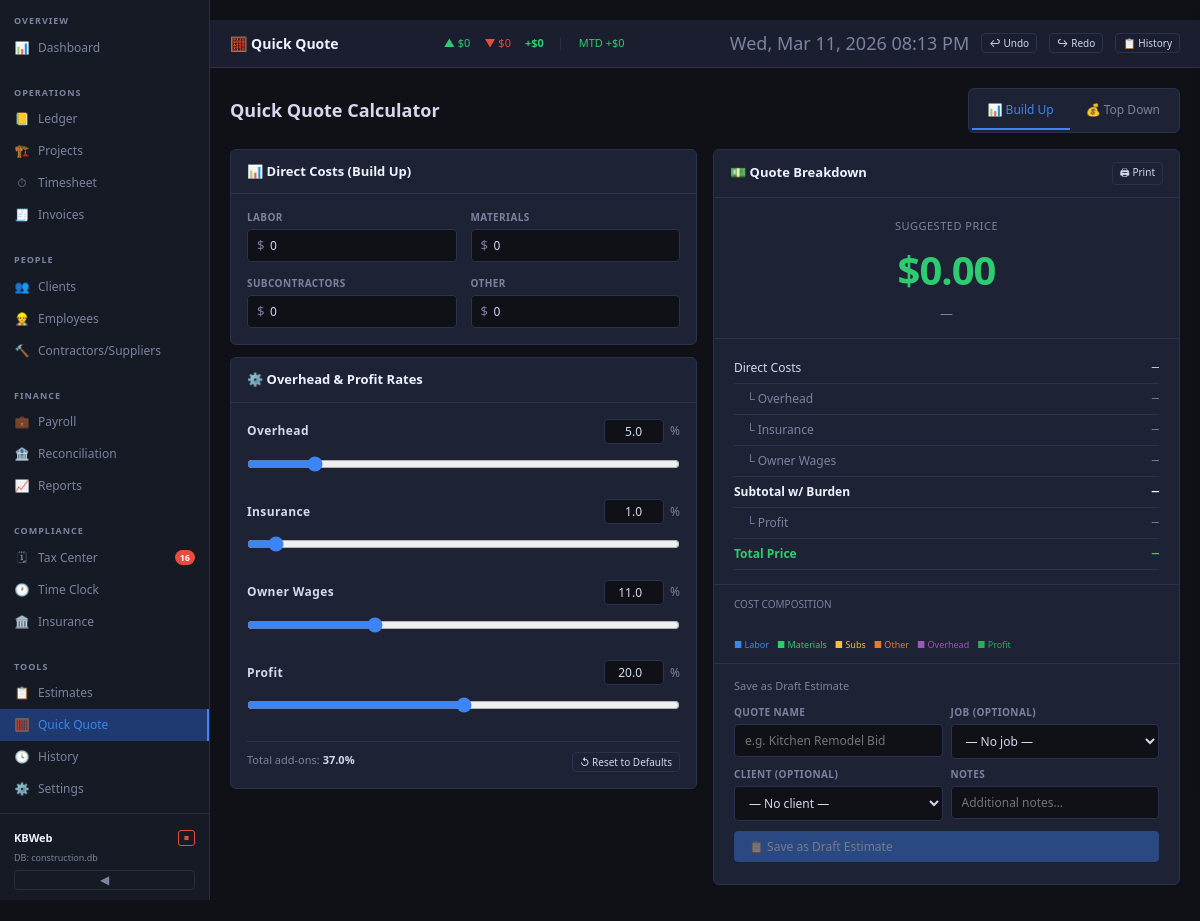
The app's page /quote with its own data.
### tables this page shows
CREATE TABLE company_config (
    id INTEGER PRIMARY KEY DEFAULT 1,
    company_name TEXT DEFAULT '',
    owner_name TEXT DEFAULT '',
    address TEXT DEFAULT '',
    city_state_zip TEXT DEFAULT '',
    phone TEXT DEFAULT '',
    email TEXT DEFAULT '',
    website TEXT DEFAULT '',
    license_number TEXT DEFAULT '',
    ein TEXT DEFAULT '',
    receipts_folder_path TEXT DEFAULT '',
    invoices_folder_path TEXT DEFAULT '',
    certs_folder_path TEXT DEFAULT '',
    backup_folder_path TEXT DEFAULT '',
    backup_keep_count INTEGER DEFAULT 30,
    continuous_scroll INTEGER DEFAULT 0,
    time_tracker_enabled INTEGER DEFAULT 0,
    active_jobs_folder_path TEXT DEFAULT '',
    payroll_year INTEGER DEFAULT 2025,
    fica_rate_employee REAL DEFAULT 0.062,
    medicare_rate_employee REAL DEFAULT 0.0145,
    fica_rate_employer REAL DEFAULT 0.062,
    medicare_rate_employer REAL DEFAULT 0.0145,
    futa_rate REAL DEFAULT 0.006,
    futa_wage_base REAL DEFAULT 7000.0,
    suta_rate_il REAL DEFAULT 0.0350,
    suta_wage_base_il REAL DEFAULT 13590.0,
    prior_year_withholding_carryforward REAL DEFAULT 0.0,
    prior_year_trade_adjustment REAL DEFAULT 0.0,
    opening_bank_balance REAL DEFAULT 0.0,
    default_overhead_pct REAL DEFAULT 5.0,
    default_insurance_pct REAL DEFAULT 1.0,
    default_owner_wages_pct REAL DEFAULT 11.0,
    default_profit_pct REAL DEFAULT 20.0,
    default_markup_pct REAL DEFAULT 0.20,
    estimate_prefix TEXT DEFAULT 'EST',
    created_at TEXT DEFAULT (datetime('now')),
    updated_at TEXT DEFAULT (datetime('now')),
    is_deleted INTEGER DEFAULT 0
);

### routes_phase11.py (the view)
@phase11.route('/quote')
def quick_quote():
    config = _cfg()
    badges = _badges()
    conn   = get_connection()
    try:
        jobs    = conn.execute(
            "SELECT id, job_code, description FROM jobs WHERE is_deleted=0 ORDER BY job_code"
        ).fetchall()
        clients = conn.execute(
            "SELECT id, full_name FROM clients WHERE is_deleted=0 ORDER BY full_name"
        ).fetchall()
        return render_template('quick_quote.html',
            config=config, badges=badges,
            jobs=[dict(j) for j in jobs],
            clients=[dict(c) for c in clients],
            default_overhead   = config.get('default_overhead_pct')   or 15.0,
            default_insurance  = config.get('default_insurance_pct')  or 5.0,
            default_owner_wages= config.get('default_owner_wages_pct')or 10.0,
            default_profit     = config.get('default_profit_pct')     or 10.0,
        )
    finally:
        conn.close()

### app.py (called while the page is built)
@app.context_processor
def inject_globals():
    return {'db_name': os.path.basename(DB_PATH)}

### database.py (called while the page is built)
def get_connection():
    conn = sqlite3.connect(DB_PATH)
    conn.row_factory = sqlite3.Row
    conn.execute("PRAGMA journal_mode=WAL")
    conn.execute("PRAGMA foreign_keys=ON")
    return conn

### routes_phase11.py (called while the page is built)
def _cfg():
    conn = get_connection()
    try:
        r = conn.execute("SELECT * FROM company_config WHERE id=1").fetchone()
        return dict(r) if r else {}
    finally:
        conn.close()

def _badges():
    from app import get_nav_badges
    return get_nav_badges()

### routes_phase3.py (called while the page is built)
def _get_recurring_patterns(conn):
    rows = conn.execute(
        "SELECT * FROM recurring_patterns WHERE is_deleted=0"
    ).fetchall()
    return [dict(r) for r in rows]

### templates/quick_quote.html (shortened to what this page needs)
{% extends "base.html" %}
{% block topbar_title %}🧮 Quick Quote{% endblock %}
{% block content %}
<div style="max-width:960px">
  <div class="flex gap-8" style="margin-bottom:16px;align-items:center;flex-wrap:wrap">
    <h2 style="font-size:18px;font-weight:700">Quick Quote Calculator</h2>
    <div class="tabs" style="margin-bottom:0;border-bottom:none;background:var(--card-bg);border:1px solid var(--border);border-radius:6px;padding:3px;margin-left:auto">
      <a class="tab active" id="tab-buildup" onclick="switchMode('buildUp',event)">📊 Build Up</a>
      <a class="tab"        id="tab-topdown" onclick="switchMode('topDown',event)">💰 Top Down</a>
    </div>
  </div>
  <div class="grid-2" style="gap:16px;align-items:start">
    <div>
      <div id="panel-buildUp">
        <div class="card" style="margin-bottom:12px">
          <div class="card-header"><span class="card-title">📊 Direct Costs (Build Up)</span></div>
          <div class="card-body">
            <div class="form-grid form-grid-2">
              <div class="form-group">
                <label>Labor</label>
                <div style="position:relative">
                  <span style="position:absolute;left:10px;top:50%;transform:translateY(-50%);color:var(--text-dim)">$</span>
                  <input type="number" id="labor" placeholder="0.00" min="0" step="0.01"
                         style="padding-left:22px" oninput="calc()" value="0">
                </div>
              </div>
              <div class="form-group">
                <label>Materials</label>
                <div style="position:relative">
                  <span style="position:absolute;left:10px;top:50%;transform:translateY(-50%);color:var(--text-dim)">$</span>
                  <input type="number" id="materials" placeholder="0.00" min="0" step="0.01"
                         style="padding-left:22px" oninput="calc()" value="0">
                </div>
              </div>
              <div class="form-group">
                <label>Subcontractors</label>
                <div style="position:relative">
                  <span style="position:absolute;left:10px;top:50%;transform:translateY(-50%);color:var(--text-dim)">$</span>
                  <input type="number" id="subs" placeholder="0.00" min="0" step="0.01"
                         style="padding-left:22px" oninput="calc()" value="0">
                </div>
              </div>
              <div class="form-group">
                <label>Other</label>
                <div style="position:relative">
                  <span style="position:absolute;left:10px;top:50%;transform:translateY(-50%);color:var(--text-dim)">$</span>
                  <input type="number" id="other" placeholder="0.00" min="0" step="0.01"
                         style="padding-left:22px" oninput="calc()" value="0">
                </div>
              </div>
            </div>
          </div>
        </div>
      </div>
      <div class="card">
        <div class="card-header"><span class="card-title">⚙️ Overhead & Profit Rates</span></div>
        <div class="card-body">
          {% for id, label, default in [
            ('overhead_pct',    'Overhead',    default_overhead),
            ('insurance_pct',   'Insurance',   default_insurance),
            ('owner_wages_pct', 'Owner Wages', default_owner_wages),
            ('profit_pct',      'Profit',      default_profit),
          ] %}
          <div style="margin-bottom:14px">
            <div class="flex" style="justify-content:space-between;align-items:center;margin-bottom:4px">
              <label style="margin:0;text-transform:none;font-size:12px;color:var(--text)">{{ label }}</label>
              <div style="display:flex;align-items:center;gap:6px">
                <input type="number" id="{{ id }}" value="{{ default }}" min="0" max="99" step="0.5"
                       style="width:60px;text-align:right;padding:3px 6px;font-size:12px"
                       oninput="syncSlider('{{ id }}');calc()">
                <span style="font-size:12px;color:var(--text-dim)">%</span>
              </div>
            </div>
            <input type="range" id="{{ id }}_slider"
                   min="0" max="40" step="0.5" value="{{ default }}"
                   style="width:100%;accent-color:var(--accent)"
                   oninput="syncInput('{{ id }}');calc()">
          </div>
          {% endfor %}
          <div style="border-top:1px solid var(--border);padding-top:10px;display:flex;justify-content:space-between;font-size:11px;color:var(--text-dim)">
            <span>Total add-ons: <strong id="total_pct_display" style="color:var(--text)">0%</strong></span>
            <button class="btn btn-outline btn-xs" onclick="resetRates()">↺ Reset to Defaults</button>
          </div>
        </div>
      </div>
    </div>
    <div>
      <div class="card" style="position:sticky;top:64px">
        <div class="card-header">
          <span class="card-title">💵 Quote Breakdown</span>
          <div class="card-actions">
            <button class="btn btn-outline btn-xs" onclick="window.print()">🖨 Print</button>
          </div>
        </div>
        <div class="card-body" style="padding:0">
          <div style="padding:20px 20px 14px;text-align:center;border-bottom:1px solid var(--border)">
            <div class="text-dim" style="font-size:11px;text-transform:uppercase;letter-spacing:0.5px;margin-bottom:6px">Suggested Price</div>
            <div id="result_price" style="font-size:40px;font-weight:900;color:var(--green);letter-spacing:-1px">$0.00</div>
            <div id="result_margin" style="font-size:13px;color:var(--text-dim);margin-top:4px">—</div>
          </div>
          <div style="padding:14px 20px">
            {% for rid, label, color, indent in [
              ('direct_costs',    'Direct Costs',       '',              False),
              ('overhead_amt',    'Overhead',           'text-dim',      True),
              ('insurance_amt',   'Insurance',          'text-dim',      True),
              ('owner_wages_amt', 'Owner Wages',        'text-dim',      True),
              ('subtotal',        'Subtotal w/ Burden', 'text-bright',   False),
              ('profit_amt',      'Profit',             'text-dim',      True),
              ('sell_price',      'Total Price',        'text-green',    False),
            ] %}
            <div class="flex" style="justify-content:space-between;padding:6px 0;border-bottom:1px solid var(--border);{% if not loop.last %}{% endif %}">
              <span class="{{ color }}" style="font-size:12px;{% if indent %}padding-left:12px;{% endif %}{% if rid in ('subtotal','sell_price') %}font-weight:700;{% endif %}">
                {% if indent %}└ {% endif %}{{ label }}
              </span>
              <span class="mono {{ color }}" style="{% if rid in ('subtotal','sell_price') %}font-weight:700;{% endif %}font-size:12px"
                    id="res_{{ rid }}">—</span>
            </div>
          </div>
          <div style="padding:12px 20px;border-top:1px solid var(--border)">
            <div class="text-dim" style="font-size:10px;text-transform:uppercase;margin-bottom:6px">Cost Composition</div>
            <div style="display:flex;height:14px;border-radius:4px;overflow:hidden;gap:1px" id="cost_bar">
            </div>
            <div class="flex gap-8" style="margin-top:6px;font-size:9px;color:var(--text-dim);flex-wrap:wrap">
              <span style="color:#3d85f5">■ Labor</span>
              <span style="color:#2ecc71">■ Materials</span>
              <span style="color:#f0c040">■ Subs</span>
              <span style="color:#e67e22">■ Other</span>
              <span style="color:#9b59b6">■ Overhead</span>
              <span style="color:#27ae60">■ Profit</span>
            </div>
          </div>
          <div style="padding:14px 20px;border-top:1px solid var(--border)">
            <div class="text-dim" style="font-size:11px;margin-bottom:10px;font-weight:500">Save as Draft Estimate</div>
            <div class="form-grid form-grid-2" style="gap:8px;margin-bottom:10px">
              <div class="form-group">
                <label>Quote Name</label>
                <input type="text" id="quote_name" placeholder="e.g. Kitchen Remodel Bid">
              </div>
              <div class="form-group">
                <label>Job (optional)</label>
                <select id="quote_job_id">
                  <option value="">— No job —</option>
                </select>
              </div>
              <div class="form-group">
                <label>Client (optional)</label>
                <select id="quote_client_id">
                  <option value="">— No client —</option>
                </select>
              </div>
              <div class="form-group">
                <label>Notes</label>
                <input type="text" id="quote_notes" placeholder="Additional notes…">
              </div>
            </div>
            <button class="btn btn-primary" style="width:100%" onclick="saveAsEstimate()" id="saveBtn" disabled>
              📋 Save as Draft Estimate
            </button>
          </div>
        </div>
      </div>
    </div>
  </div>
</div>
{% endblock %}

### templates/base.html (style rules this page uses)
:root { --bg: #0f1117; --sidebar-bg: #161a24; --sidebar-border: #2a2e3d; --content-bg: #1a1e2e; --card-bg: #1e2235; --card-border: #2c3150; --accent: #3d85f5; --accent-hover: #5a99ff; --accent-dim: #1e3a6e; --text: #d4d9ef; --text-dim: #7c83a0; --text-bright: #f0f2ff; --green: #2ecc71; --green-dim: #1a4a2e; --yellow: #f0c040; --yellow-dim: #4a3c10; --red: #e74c3c; --red-dim: #4a1a1a; --orange: #f39c12; --orange-dim: #4a2e08; --border: #2c3150; --input-bg: #0f1117; --hover: #252a3d; --success: #27ae60; --sidebar-w: 210px; --header-h: 48px; --surface: #1e2235; }
*, *::before, *::after { box-sizing: border-box; margin: 0; padding: 0; }
body { font-family: 'Segoe UI', system-ui, -apple-system, sans-serif; background: var(--bg); color: var(--text); font-size: 13px; line-height: 1.5; min-height: 100vh; }
.card { background: var(--card-bg); border: 1px solid var(--card-border); border-radius: 6px; margin-bottom: 16px; }
.card-header { padding: 12px 16px; border-bottom: 1px solid var(--card-border); display: flex; align-items: center; gap: 8px; }
.card-title { font-size: 13px; font-weight: 600; color: var(--text-bright); }
.card-actions { margin-left: auto; display: flex; gap: 8px; }
.card-body { padding: 16px; }
.form-grid { display: grid; grid-template-columns: repeat(auto-fit, minmax(220px, 1fr)); gap: 14px; }
.form-grid-2 { grid-template-columns: 1fr 1fr; }
.form-group { display: flex; flex-direction: column; gap: 4px; }
label { font-size: 10px; font-weight: 600; color: var(--text-dim); text-transform: uppercase; letter-spacing: 0.4px; }
input, select, textarea { background: var(--input-bg); border: 1px solid var(--border); color: var(--text); padding: 7px 10px; border-radius: 4px; font-size: 12px; font-family: inherit; transition: border-color 0.15s; width: 100%; }
.btn { display: inline-flex; align-items: center; gap: 5px; padding: 6px 14px; border-radius: 4px; font-size: 12px; font-weight: 500; cursor: pointer; border: 1px solid transparent; transition: all 0.15s; text-decoration: none; white-space: nowrap; font-family: inherit; }
.btn-primary { background: var(--accent); color: #fff; border-color: var(--accent); }
.btn-outline { background: transparent; color: var(--text); border-color: var(--border); }
.btn-xs { padding: 2px 7px; font-size: 10px; }
.btn:disabled { opacity: 0.4; cursor: not-allowed; }
.tabs { display: flex; gap: 0; border-bottom: 1px solid var(--border); margin-bottom: 16px; }
.tab { padding: 9px 16px; font-size: 12px; font-weight: 500; color: var(--text-dim); cursor: pointer; border-bottom: 2px solid transparent; margin-bottom: -1px; transition: all 0.15s; text-decoration: none; }
.tab.active { color: var(--accent); border-bottom-color: var(--accent); }
.flex { display: flex; }
.gap-8 { gap: 8px; }
.text-dim { color: var(--text-dim); }
.text-green { color: var(--green); }
.text-bright { color: var(--text-bright); }
.mono { font-family: 'Consolas', 'Courier New', monospace; }
.grid-2 { display: grid; grid-template-columns: 1fr 1fr; gap: 16px; }

### records on screen
company_config: label "Overhead", default_overhead_pct "5.0", default_overhead_pct "5", label "Insurance", default_insurance_pct "1.0", default_insurance_pct "1", label "Owner Wages", default_owner_wages_pct "11.0", default_owner_wages_pct "11", label "Profit", default_profit_pct "20.0", default_profit_pct "20"

### other values on screen
{{ badges.overdue_reminders }} "16"
{{ db_name }} "construction.db"
{{ label }} "Direct Costs" "Overhead" "Insurance" "Owner Wages" "Subtotal w/ Burden" "Profit" "Total Price"
